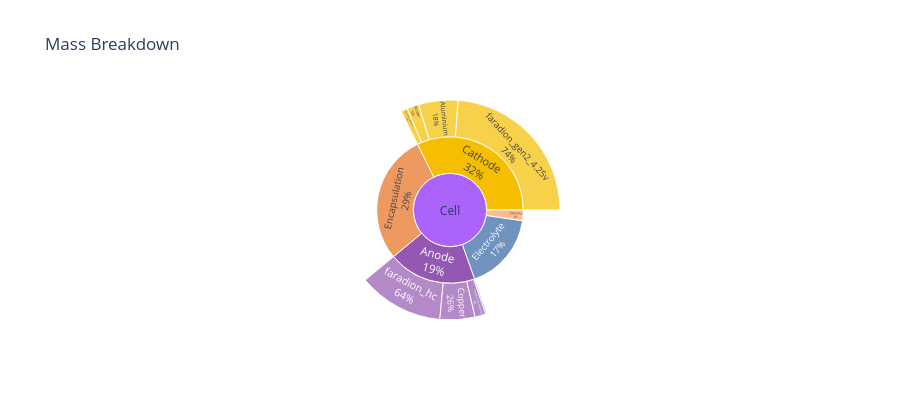

Notebook code cell kept with this figure:
### Code cell
figure = cells[0].get_mass_breakdown_plot(width=900, height=400)
figure.show()

### Figure 1 — Plotly figure (JSON) as saved in the notebook; plotly's stock layout.template omitted (floating-point values rounded to 4 significant figures)
{"data": [{"branchvalues": "total", "customdata": [["(?)"], ["Anode"], ["Anode"], ["Anode"], ["Anode"], ["Anode"], ["Cathode"], ["Cathode"], ["Cathode"], ["Cathode"], ["Cathode"], ["Electrolyte"], ["Encapsulation"], ["Separator"]], "domain": {"x": [0, 1], "y": [0, 1]}, "hovertemplate": "labels=%{label}<br>mass=%{value}<br>parent=%{parent}<br>id=%{id}<br>level_1=%{customdata[0]}<extra></extra>", "ids": ["Cell", "Cell/Anode/faradion_hc", "Cell/Anode/Binder", "Cell/Anode/Conductive Additive", "Cell/Anode/Copper", "Cell/Anode", "Cell/Cathode/faradion_gen2_4.25v", "Cell/Cathode/Binder", "Cell/Cathode/SuperC65_cathode_0", "Cell/Cathode/Aluminium", "Cell/Cathode", "Cell/Electrolyte", "Cell/Encapsulation", "Cell/Separator"], "labels": ["Cell", "faradion_hc", "Binder", "Conductive Additive", "Copper", "Anode", "faradion_gen2_4.25v", "Binder", "SuperC65_cathode_0", "Aluminium", "Cathode", "Electrolyte", "Encapsulation", "Separator"], "marker": {"colors": ["#ab63fa", "#9558B2", "#9558B2", "#9558B2", "#9558B2", "#9558B2", "#F6BE00", "#F6BE00", "#F6BE00", "#F6BE00", "#F6BE00", "#3465A4", "#E86E1C", "#FFA15A"]}, "name": "", "parents": ["", "Cell/Anode", "Cell/Anode", "Cell/Anode", "Cell/Anode", "Cell", "Cell/Cathode", "Cell/Cathode", "Cell/Cathode", "Cell/Cathode", "Cell", "Cell", "Cell", "Cell"], "textinfo": "percent parent+label", "type": "sunburst", "values": [244.0, 30.56, 0.513, 3.881, 12.57, 47.52, 58.17, 4.285, 2.331, 14.07, 78.85, 41.93, 70.0, 5.732]}], "layout": {"height": 400, "legend": {"tracegroupgap": 0}, "title": {"text": "Mass Breakdown"}, "width": 900}}
